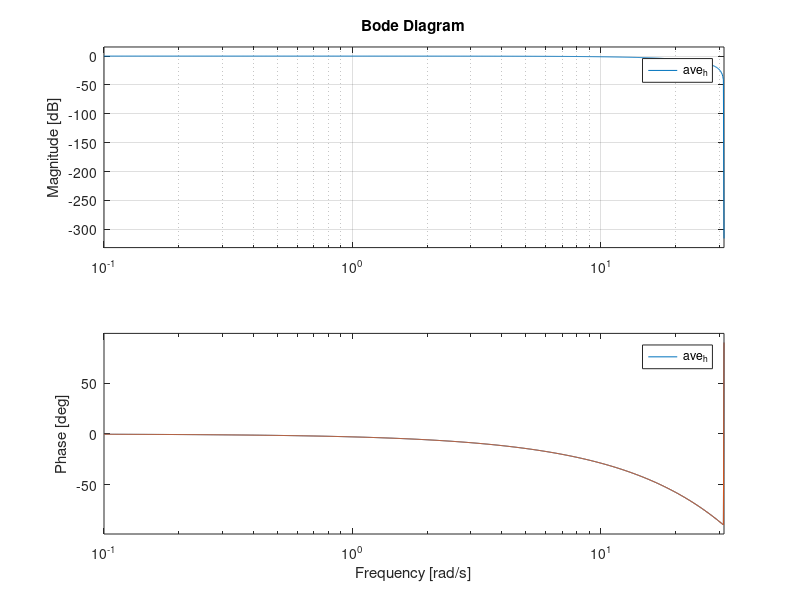
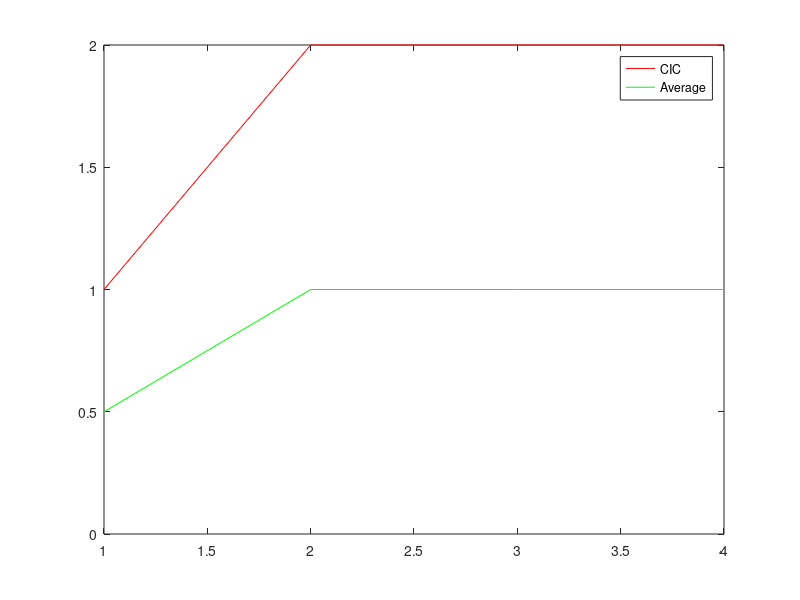
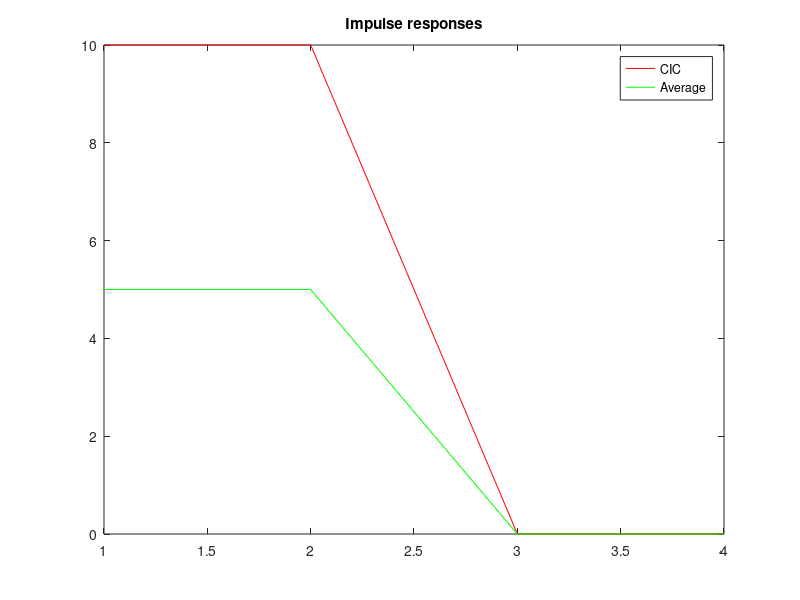

Here is the MATLAB script that generated these plots, in order:
%%parameters
clear;

D = 2 ;

% CIC filter
cic_num = zeros(1,D+1);
cic_num(1) = 1;
cic_num(D+1) = -1;

cic_den = [1 -1];

cic_h = filt(cic_num,cic_den,0.1)
[cic_imp_y,cic_imp_t] = impulse(cic_h);

% recursive average filter
ave_num = zeros(1,D+1);
ave_num(1) = 1;
ave_num(D+1) = -1;
ave_den = D*[1 -1];

ave_h = filt(ave_num,ave_den,0.1)
[ave_imp_y,ave_imp_t] = impulse(ave_h);

% plot
figure(1)
%subplot (2,1,1)
bode(cic_h); grid;
hold on
%subplot (2,1,2)
%figure(10)
bode(ave_h); grid;
hold off

figure(2)
plot(step(cic_h),'r')
hold on 
plot(step(ave_h),'g')
legend('CIC','Average')
hold off

figure(3)
plot(cic_imp_y, 'r')
hold on
plot(ave_imp_y, 'g')
legend('CIC','Average')
hold off
title('Impulse responses')
